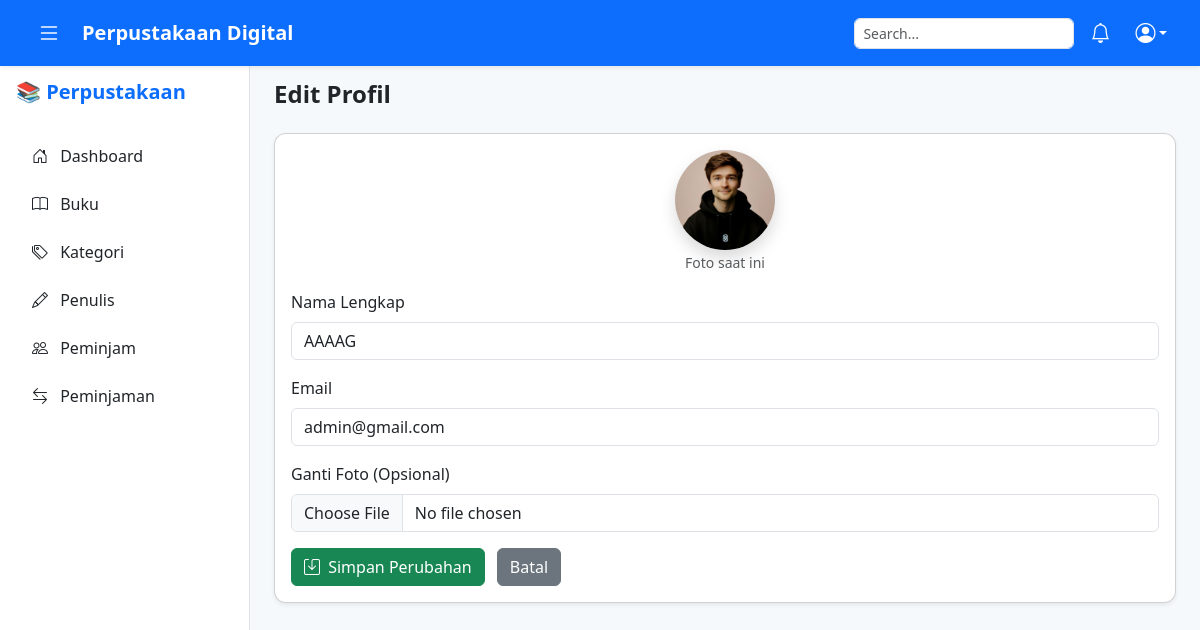
The page /pages/edit_profile.php (signed in) on the database its author committed.
### tables this page shows
CREATE TABLE `tb_user` (
  `id_user` int(11) NOT NULL,
  `username` varchar(50) NOT NULL,
  `nama_lengkap` varchar(100) DEFAULT NULL,
  `email` varchar(100) DEFAULT NULL,
  `foto` varchar(255) DEFAULT 'default.png',
  `password` varchar(255) NOT NULL
);

### pages/edit_profile.php (the view, shortened to what this page needs)
<?php
include '../config/koneksi.php';
include '../componen/header.php';
include '../componen/sidebar.php';
$username = $_SESSION['login'];
$user = mysqli_fetch_assoc(mysqli_query($conn, "SELECT * FROM tb_user WHERE username = '$username'"));
?>
<main class="main-content" style="margin-left: 250px; padding-top: 80px;">
    <div class="container px-4">
        <h4 class="fw-bold mb-4">Edit Profil</h4>
        <div class="card shadow-sm">
            <div class="card-body">
                <form method="POST" enctype="multipart/form-data">
                    <div class="text-center mb-3">
                        <img src="../uploads/<?= $user['foto'] ?>" width="100" class="rounded-circle shadow">
                        <div><small class="text-muted">Foto saat ini</small></div>
                    </div>
                    <div class="mb-3">
                        <label class="form-label">Nama Lengkap</label>
                        <input type="text" name="nama_lengkap" class="form-control" value="<?= $user['nama_lengkap'] ?>" required>
                    </div>
                    <div class="mb-3">
                        <label class="form-label">Email</label>
                        <input type="email" name="email" class="form-control" value="<?= $user['email'] ?>" required>
                    </div>
                    <div class="mb-3">
                        <label class="form-label">Ganti Foto (Opsional)</label>
                        <input type="file" name="foto" class="form-control">
                    </div>
                    <button type="submit" name="update" class="btn btn-success">
                        <i class="bi bi-save me-1"></i> Simpan Perubahan
                    </button>
                    <a href="profile.php" class="btn btn-secondary ms-2">Batal</a>
                </form>
            </div>
        </div>
    </div>
</main>
<?php include '../componen/footer.php'; ?>

### assets/css/style.css (style rules this page uses)
body { background-color: #f6f9fc; font-family: "Segoe UI", sans-serif; overflow-x: hidden; }
.card { border-radius: 12px; }

### rows shown on the page
tb_user: foto (picture), nama_lengkap "AAAAG", email "admin@gmail.com"
